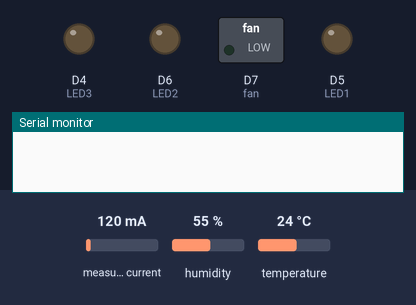
A sketch run on a simulated ESP8266 (NodeMCU). On the bench: switched loads named in the sketch (green lamp = pin HIGH), output pins drawn as LEDs (lit = HIGH), the last lines printed to the serial monitor. The inputs (shaded band) are chosen by the test bench; at power-on: measured current 120 mA, humidity 55 %, temperature 24 °C. WiFi joins after 1.5 s; servers stay silent unless stated.

Above: at 1.9 s.
At 3.1 s:
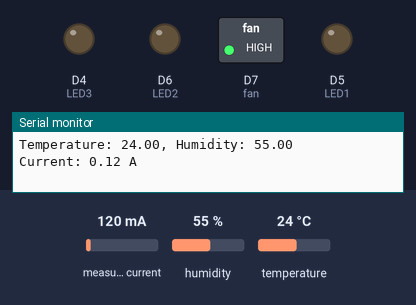
Timing chart, 0 to 4.6 s (numbered marks = the images above):
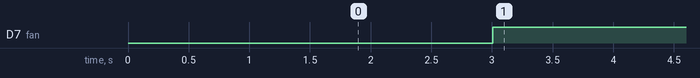

The sketch:

SERVEROOMFINAL.ino
```cpp
#define BLYNK_TEMPLATE_ID "TMPL2BtXlyFVV"
#define BLYNK_TEMPLATE_NAME "Server Room"
#define BLYNK_AUTH_TOKEN "kxCtPi4tNTlWWbuHsR2qZ-MgAF7eIqEo"
#define BLYNK_PRINT Serial

#include "DHT.h"
#include <ESP8266WiFi.h>
#include <BlynkSimpleEsp8266.h>
#include "EmonLib.h"                   // Include Emon Library

EnergyMonitor emon1;                   // Create an instance

#define CT_pin A0  // CT sensor pin connected to A2 pin of Arduino

// DHT11 Settings ============== start ============

#define DHTPIN D2
#define DHTTYPE DHT11   // DHT 11
#define fan D7
#define LED1 D5
#define LED2 D6
#define LED3 D4
const int touch = D8;

DHT dht(DHTPIN, DHTTYPE);

float tempVal;
float humVal;

double irms;
// DHT11 Settings ============== end ==============

// BLYNK settings ============== start ============

// Your WiFi credentials.
// Set password to "" for open networks.
char ssid[] = "limuru";
char pass[] = "limuru123";

BlynkTimer timer;

// BLYNK settings ============== end =============

float getTemperature() {
    // Read temperature as Celsius (the default)
    float t = dht.readTemperature();
    if (isnan(t)) {
        Serial.println(F("Failed to read from DHT sensor!"));
        return 0.00;
    }
    return t;
}

float getHumidity() {
    // Read temperature as Celsius (the default)
    float h = dht.readHumidity();
    if (isnan(h)) {
        Serial.println(F("Failed to read from DHT sensor!"));
        return 0.00;
    }
    return h;
}

void sendTemp() {
    tempVal = getTemperature(); // or dht.readTemperature(true) for Fahrenheit
    Serial.print("Temperature: ");
    Serial.print(tempVal);
    Blynk.virtualWrite(V0, tempVal);
}

void sendHumidity() {
    humVal = getHumidity(); // or dht.readTemperature(true) for Fahrenheit
    Serial.print(", Humidity: ");
    Serial.println(humVal);
    Blynk.virtualWrite(V1, humVal);
}

void sendCurrent() {
    irms = emon1.calcIrms(1480); // Measure RMS current
    Serial.print("Current: ");
    Serial.print(irms);
    Serial.println(" A");
    Blynk.virtualWrite(V2, irms);
}

void setup() {
    Serial.begin(9600);
    dht.begin();
    Blynk.begin(BLYNK_AUTH_TOKEN, ssid, pass);
    pinMode(fan, OUTPUT);
    pinMode(LED1, OUTPUT);
    pinMode(LED2, OUTPUT);
    pinMode(LED3, OUTPUT);
    pinMode(LED_BUILTIN, OUTPUT);
    emon1.current(CT_pin, 10);  // CT sensor calibration: sensitivity = 10

    timer.setInterval(1000L, sendTemp);
    timer.setInterval(1000L, sendHumidity);
    timer.setInterval(1000L, sendCurrent);
}

void loop() {
    if (tempVal >= 23) {
        digitalWrite(fan, HIGH);
    } else {
        digitalWrite(fan, LOW);
    }

    Blynk.run();
    timer.run();
}
```

Measured:
- by itself, D7 (fan): LOW → HIGH at 3.0 s
